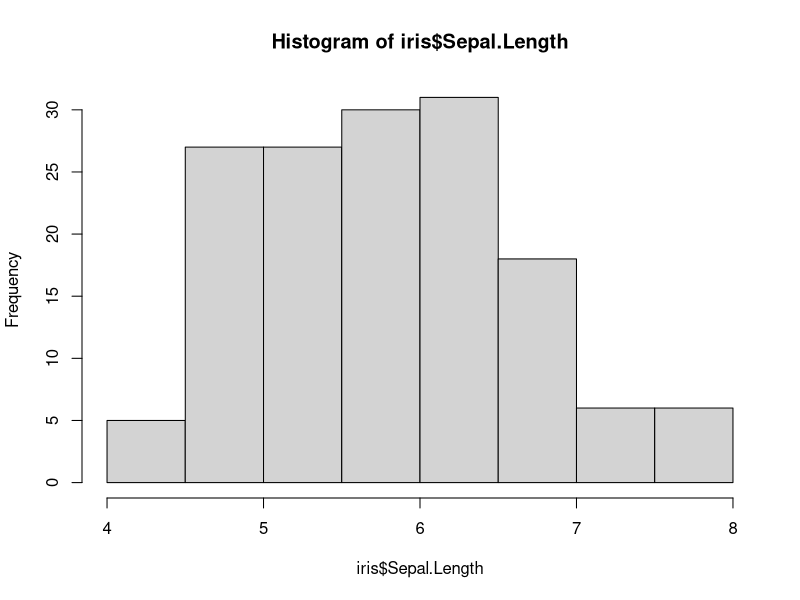
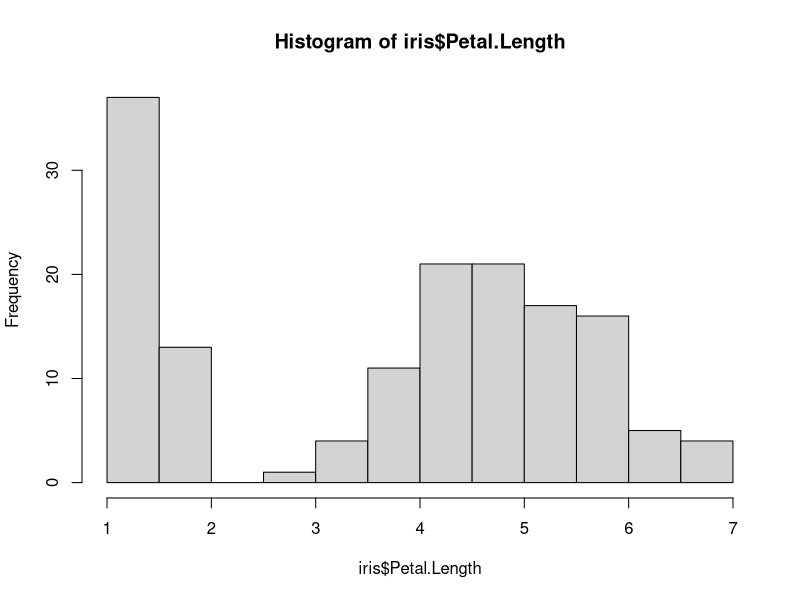
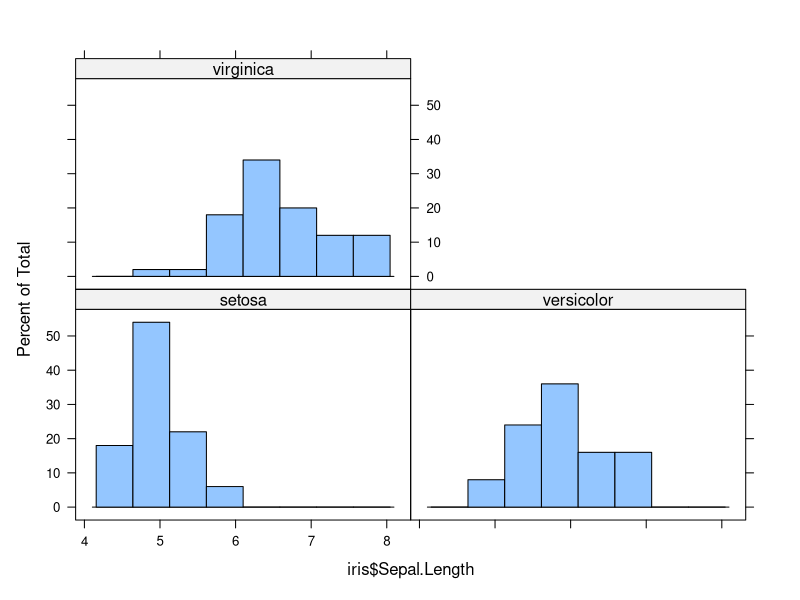
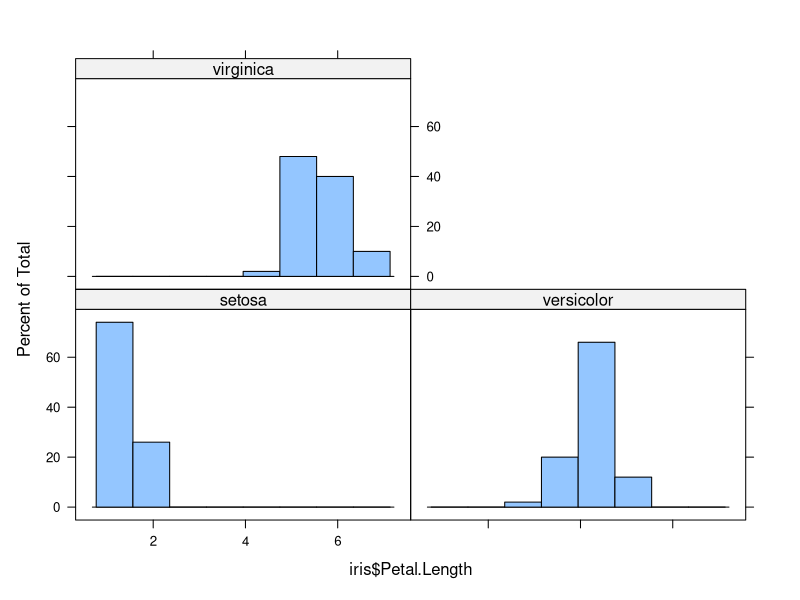
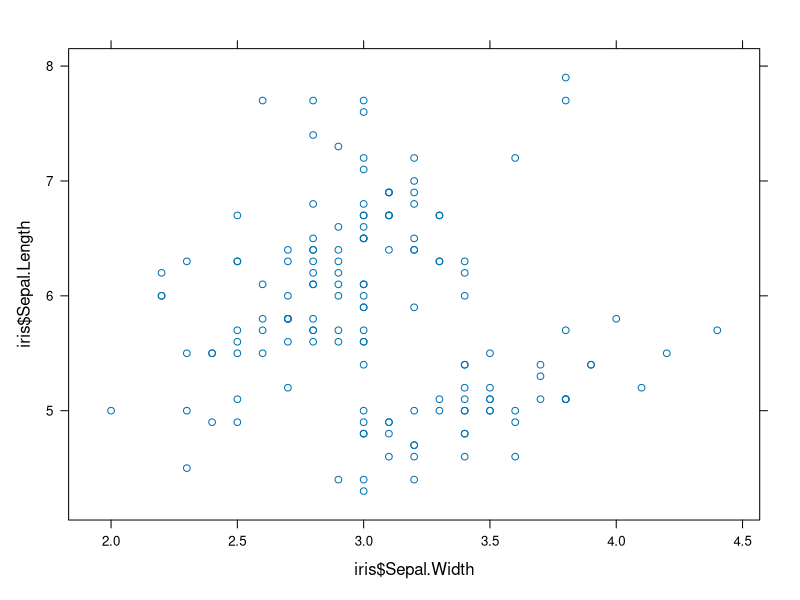
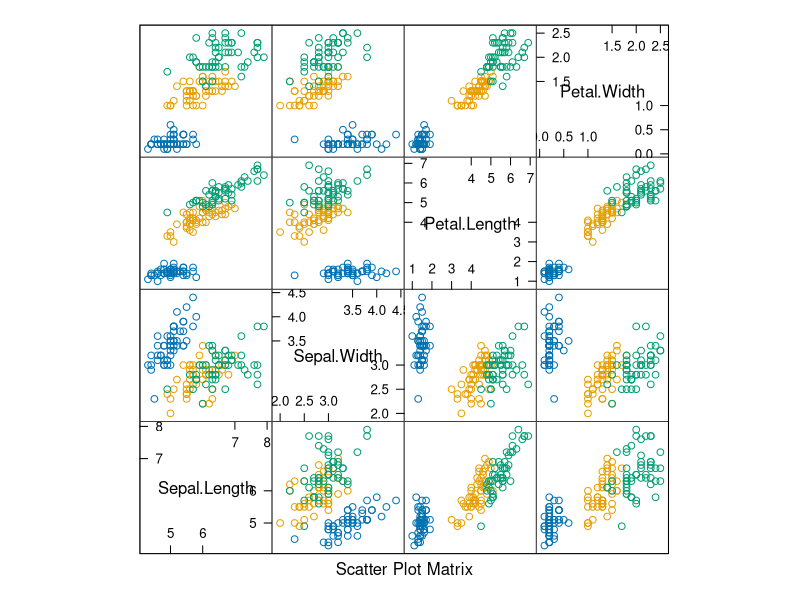

Recreate these plots in R, in order.
# R demo deta_analysis
#
iris

# summary of Sepal.Length feature
summary(iris$Sepal.Length)
sprintf("Variance is %f", var(iris$Sepal.Length))

# summary of Sepal.Width
summary(iris$Sepal.Width)
sprintf("Variance is %f", var(iris$Sepal.Width))

# summary of Petal.Length
summary(iris$Petal.Length)
sprintf("Variance is %f", var(iris$Petal.Length))

# summary of Petal.Width
summary(iris$Petal.Width)
sprintf("Variance is %f", var(iris$Petal.Width))

# Histgram of Sepel.Length
hist(iris$Sepal.Length)

# Histgram of Petal Length
hist(iris$Petal.Length)

#
library(lattice)
# Histgram of Sepal.Length with Species
histogram(~iris$Sepal.Length | iris$Species)

# Histgram of Petal.Lenght with Speiceis
histogram(~iris$Petal.Length | iris$Species)

#
xyplot(iris$Sepal.Length ~ iris$Sepal.Width, ps=20)

#
splom(~ iris[,1:4], groups=iris$Species)
#
#plot(iris)


